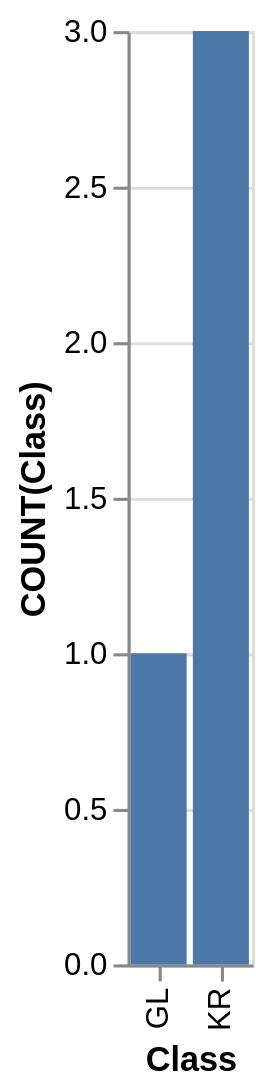

The specification (Vega-Lite) saved for this image:
### Vega-Lite specification from a JSON file in a GitHub repository (floating-point values rounded to 4 significant figures)
{"data": {"values": [{"x_data": "GL", "y_data": 1}, {"x_data": "KR", "y_data": 3}]}, "mark": "bar", "encoding": {"x": {"field": "x_data", "type": "nominal", "title": "Class", "sort": "ascending"}, "y": {"field": "y_data", "type": "quantitative", "title": "COUNT(Class)"}}}
